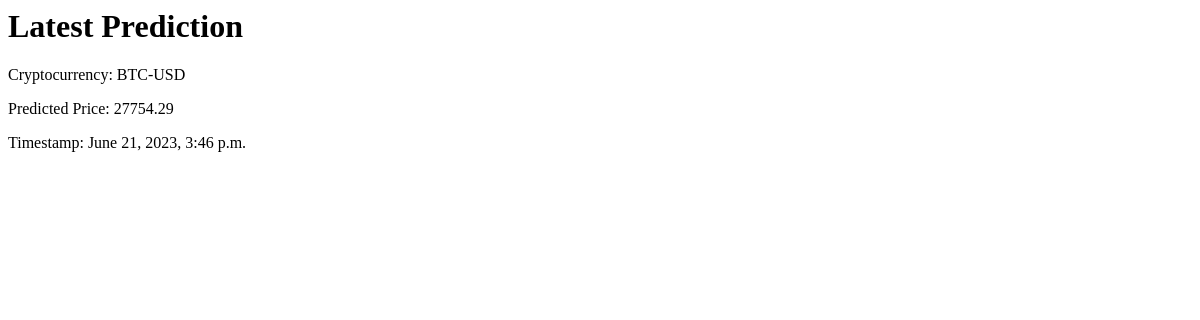
The page /predictions/latest-prediction/ on the database as committed earlier.
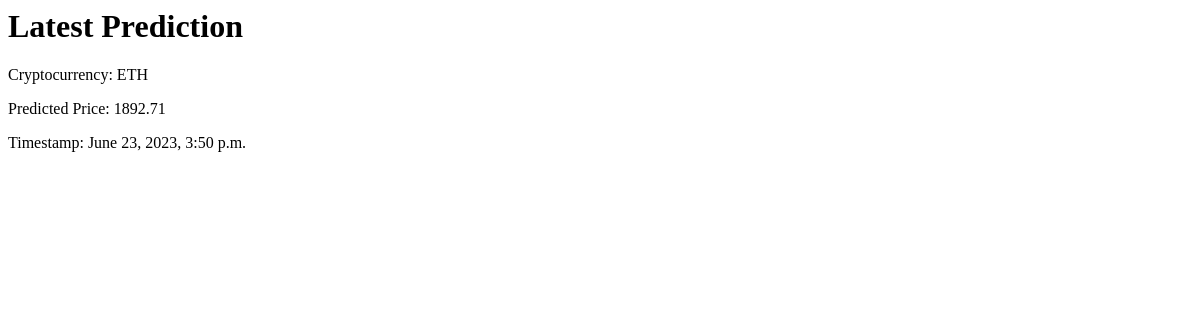
The same page on the database as committed later.
### predictions/models.py (models this page shows, shortened)
class Prediction(models.Model):
    timestamp = models.DateTimeField(auto_now_add=True)
    cryptocurrency = models.CharField(max_length=50)
    predicted_price = models.DecimalField(max_digits=10, decimal_places=2)

### predictions/views.py (the view)
# urls.py: path('latest-prediction/', latest_prediction, name='latest_prediction'),
def latest_prediction(request):
    latest_prediction = Prediction.objects.last()
    return render(request, 'predictions/latest_prediction.html', {'prediction': latest_prediction})

### predictions/templates/predictions/latest_prediction.html
<h1>Latest Prediction</h1>
{% if prediction %}
    <p>Cryptocurrency: {{ prediction.cryptocurrency }}</p>
    <p>Predicted Price: {{ prediction.predicted_price }}</p>
    <p>Timestamp: {{ prediction.timestamp }}</p>
{% else %}
    <p>No predictions found.</p>
{% endif %}

Rows that differ between the two databases and show on the page:
no longer on this page (row unchanged): Prediction: cryptocurrency "BTC-USD", predicted_price "27754.29", timestamp "June 21, 2023, 3:46 p.m."
added Prediction: cryptocurrency "ETH", predicted_price "1892.71", timestamp "June 23, 2023, 3:50 p.m."
